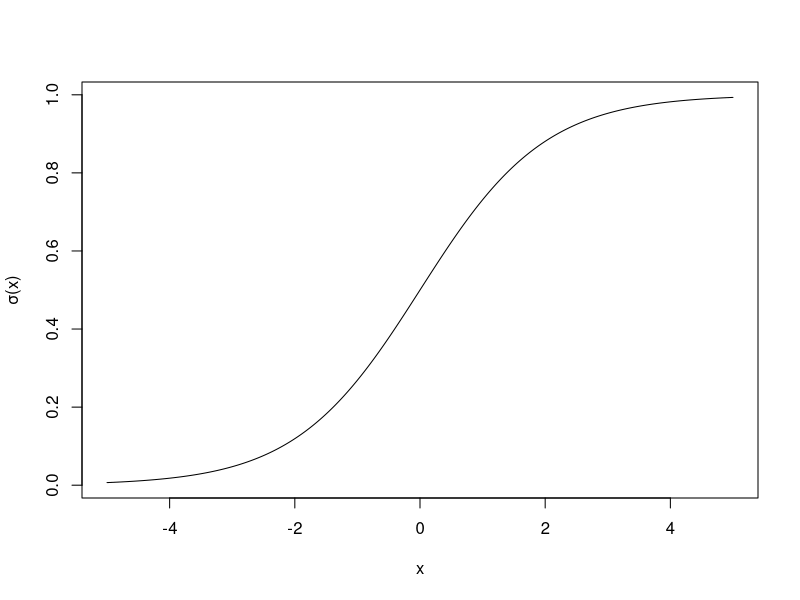
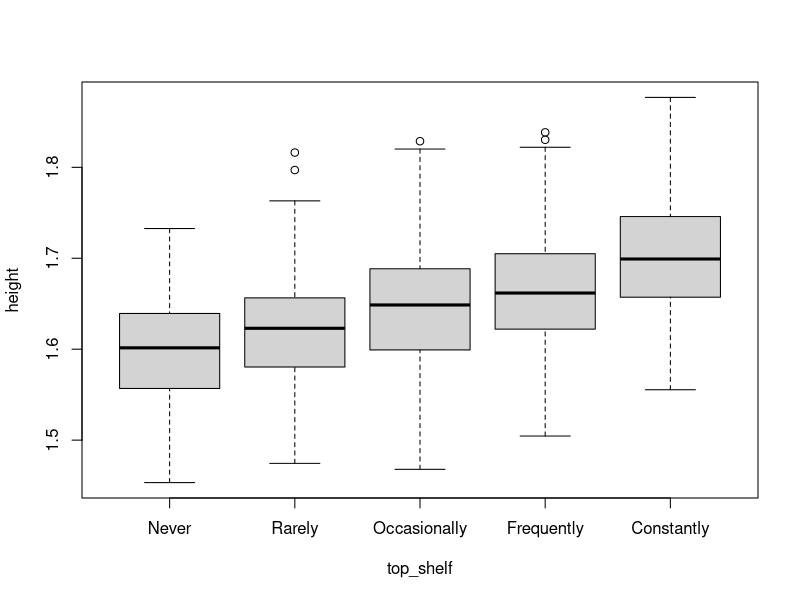
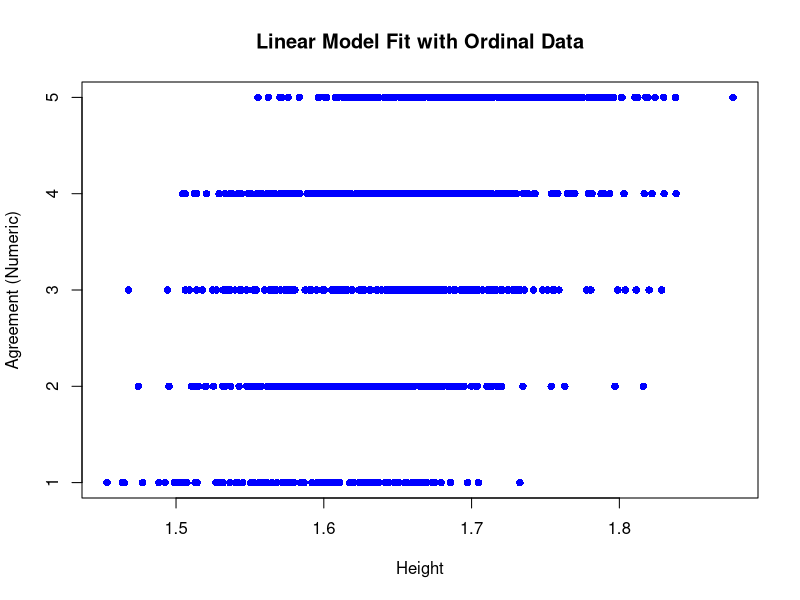

R code for these plots, in order: (Note: this script raises an error after producing the figures.)
## ---- chunk 1
x <- seq(-5, 5, l = 1000)
plot(plogis(x) ~ x, ylab = 'σ(x)', type = 'l')
## ---- chunk 2
set.seed(123) # So that we all have the same random data
ndata <- 1000
cont <- 1.65 + rnorm(ndata, sd = 0.07)
categ_effs <- c('A' = 0.5, 'B' = 0.6)
categ <- sample(names(categ_effs), ndata, replace = T)
latent_var <- 0.5*cont + categ_effs[categ] + rnorm(100, sd = 0.05)
data <- data.frame(
  height = cont,
  heels = factor(categ,
                     levels = c('A', 'B'),
                     labels = c('No', 'Yes')),
  top_shelf = cut(latent_var,
                  breaks = c(-Inf, quantile(latent_var,
                                            probs = c(0.1, 0.3, 0.5, 0.8)),
                             Inf),
                  labels = c('Never',
                             'Rarely',
                             'Occasionally',
                             'Frequently',
                             'Constantly'))
)
head(data)
## ---- chunk 3
boxplot(height ~ top_shelf, data = data)
## ---- chunk 4
# Convert agreement to numeric for plotting
data$top_shelf_num <- as.numeric(data$top_shelf)

# Fit linear model
mod.lin <- lm(top_shelf_num ~ height, data = data)

# Plot regression line on raw ordinal data
plot(top_shelf_num ~ height, data = data,
     xlab = "Height", ylab = "Agreement (Numeric)",
     main = "Linear Model Fit with Ordinal Data",
     pch = 16, col = "blue")+
# Add linear regression line
abline(lm_model, col = "red")
## ---- chunk 5
library(ordinal)
mod <- clm(top_shelf ~ height * heels, data = data)
summary(mod)
## ---- chunk 6
nominal_test(mod)
## ---- chunk 7
mod.ppo <- clm(top_shelf ~ heels + height:heels, nominal = ~ height, data = data)
summary(mod.ppo)
## ---- chunk 8
anova(mod.ppo, mod)
## ---- chunk 9
library(ggplot2)
library(ggeffects)
## ---- chunk 10
preds_con <- ggpredict(mod, terms = c("height [all]"))
plot(preds_con)
## ---- chunk 11
# Generate predicted probabilities
preds_cat <- ggpredict(mod, terms = c("heels"))
plot(preds_cat)
## ---- chunk 12
plot(preds_con) + facet_wrap(~response.level, nrow = 1)
plot(preds_cat) + facet_wrap(~response.level, nrow = 1)
## ---- chunk 13
preds <- ggpredict(mod, terms = c("heels"))
df <- as.data.frame(preds,
                    terms_to_colnames = T) # This is important to include! Otherwise the column names won't correspond to your variable names
head(df)
## ---- chunk 14
ggplot(df, aes(y = predicted, x = top_shelf, fill = top_shelf)) +
  geom_col(position = position_dodge()) +
  geom_errorbar(aes(ymin = conf.low, ymax = conf.high),
                width = 0) +
  facet_wrap(~heels, nrow = 1) +
  scale_fill_gradientn(colours = c('cornflowerblue', 'wheat', 'tomato')) +
  theme_classic()
## ---- chunk 15
preds <- ggpredict(mod, terms = c("height [all]"))
df <- as.data.frame(preds,
                    terms_to_colnames = T) # This is important to include!
ggplot(df, aes(x = height, y = predicted, group = top_shelf)) +
  geom_ribbon(aes(ymin = conf.low, ymax = conf.high, fill = top_shelf),
              alpha = 0.5) +
  geom_line() +
  scale_fill_gradientn(colours = c('cornflowerblue', 'wheat', 'tomato')) +
  theme_classic()
## ---- chunk 16
set.seed(123)
n_ptpts <- 20
n_obs_per <- 5
ptpt_dfs <- list()
for (ptpt_n in seq_len(n_ptpts)) {
  ptpt_intercept <- rnorm(1)
  cont <- rnorm(n_obs_per)
  ptpt_dfs[[ptpt_n]] <- data.frame(
    ptpt = ptpt_n,
    cont = cont,
    latent_var = cont + ptpt_intercept + rnorm(n_obs_per, 2)
  ) 
} 
data <- do.call(rbind, ptpt_dfs)
data$agreement = cut(data$latent_var,
                     breaks = c(-Inf, quantile(data$latent_var,
                                               probs = c(0.1, 0.2, 0.4, 0.8)),
                                Inf),
                     labels = c('Strongly disagree',
                                'Disagree',
                                'Neutral',
                                'Agree',
                                'Strongly agree'))
head(data)
## ---- chunk 17
mod <- clmm(agreement ~ cont + (1|ptpt), data = data)
summary(mod)
